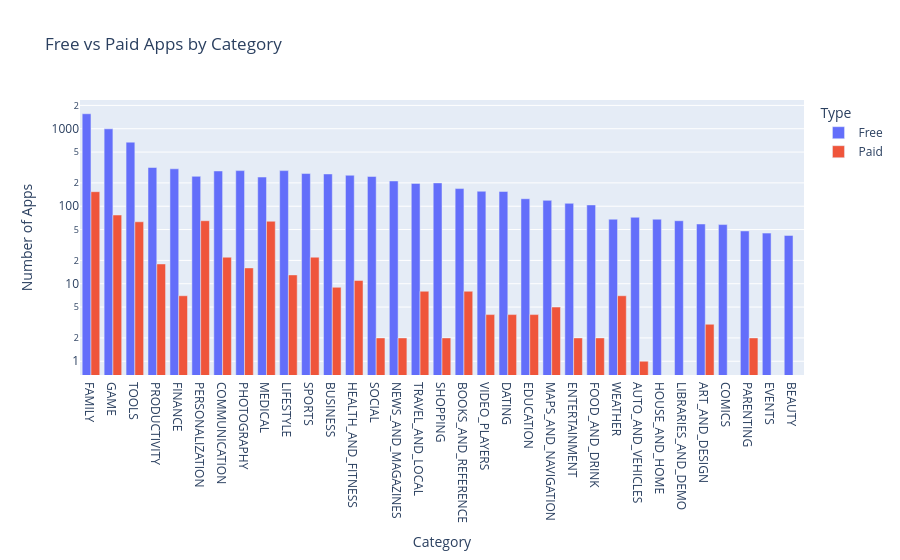

The notebook cell this image was saved under:
### Markdown cell above
**Challenge**: Use the plotly express bar [chart examples](https://plotly.com/python/bar-charts/#bar-chart-with-sorted-or-ordered-categories) and the [.bar() API reference](https://plotly.com/python-api-reference/generated/plotly.express.bar.html#plotly.express.bar) to create this bar chart: 

<img src=https://imgur.com/LE0XCxA.png>

You'll want to use the `df_free_vs_paid` DataFrame that you created above that has the total number of free and paid apps per category. 

See if you can figure out how to get the look above by changing the `categoryorder` to 'total descending' as outlined in the documentation here [here](https://plotly.com/python/categorical-axes/#automatically-sorting-categories-by-name-or-total-value).

### Code cell
g_bar = px.bar(df_free_vs_paid,
               x='Category',
               y='App',
               title='Free vs Paid Apps by Category',
               color='Type',
               barmode='group')
 
g_bar.update_layout(xaxis_title='Category',
                    yaxis_title='Number of Apps',
                    xaxis={'categoryorder':'total descending'},
                    yaxis=dict(type='log'))
 
g_bar.show()

### Figure 1 — Plotly figure (JSON) as saved in the notebook; plotly's stock layout.template omitted (floating-point values rounded to 4 significant figures)
{"data": [{"alignmentgroup": "True", "hovertemplate": "Type=Free<br>Category=%{x}<br>App=%{y}<extra></extra>", "legendgroup": "Free", "marker": {"color": "#636efa", "pattern": {"shape": ""}}, "name": "Free", "offsetgroup": "Free", "orientation": "v", "showlegend": true, "textposition": "auto", "type": "bar", "x": ["ART_AND_DESIGN", "AUTO_AND_VEHICLES", "BEAUTY", "BOOKS_AND_REFERENCE", "BUSINESS", "COMICS", "COMMUNICATION", "DATING", "EDUCATION", "ENTERTAINMENT", "EVENTS", "FAMILY", "FINANCE", "FOOD_AND_DRINK", "GAME", "HEALTH_AND_FITNESS", "HOUSE_AND_HOME", "LIBRARIES_AND_DEMO", "LIFESTYLE", "MAPS_AND_NAVIGATION", "MEDICAL", "NEWS_AND_MAGAZINES", "PARENTING", "PERSONALIZATION", "PHOTOGRAPHY", "PRODUCTIVITY", "SHOPPING", "SOCIAL", "SPORTS", "TOOLS", "TRAVEL_AND_LOCAL", "VIDEO_PLAYERS", "WEATHER"], "xaxis": "x", "y": [59, 72, 42, 169, 261, 58, 285, 155, 125, 109, 45, 1560, 304, 104, 997, 251, 68, 65, 288, 119, 238, 212, 48, 243, 288, 316, 200, 242, 264, 671, 197, 156, 68], "yaxis": "y"}, {"alignmentgroup": "True", "hovertemplate": "Type=Paid<br>Category=%{x}<br>App=%{y}<extra></extra>", "legendgroup": "Paid", "marker": {"color": "#EF553B", "pattern": {"shape": ""}}, "name": "Paid", "offsetgroup": "Paid", "orientation": "v", "showlegend": true, "textposition": "auto", "type": "bar", "x": ["ART_AND_DESIGN", "AUTO_AND_VEHICLES", "BOOKS_AND_REFERENCE", "BUSINESS", "COMMUNICATION", "DATING", "EDUCATION", "ENTERTAINMENT", "FAMILY", "FINANCE", "FOOD_AND_DRINK", "GAME", "HEALTH_AND_FITNESS", "LIFESTYLE", "MAPS_AND_NAVIGATION", "MEDICAL", "NEWS_AND_MAGAZINES", "PARENTING", "PERSONALIZATION", "PHOTOGRAPHY", "PRODUCTIVITY", "SHOPPING", "SOCIAL", "SPORTS", "TOOLS", "TRAVEL_AND_LOCAL", "VIDEO_PLAYERS", "WEATHER"], "xaxis": "x", "y": [3, 1, 8, 9, 22, 4, 4, 2, 154, 7, 2, 77, 11, 13, 5, 64, 2, 2, 65, 16, 18, 2, 2, 22, 63, 8, 4, 7], "yaxis": "y"}], "layout": {"barmode": "group", "legend": {"title": {"text": "Type"}, "tracegroupgap": 0}, "title": {"text": "Free vs Paid Apps by Category"}, "xaxis": {"anchor": "y", "categoryorder": "total descending", "domain": [0, 1], "title": {"text": "Category"}}, "yaxis": {"anchor": "x", "domain": [0, 1], "title": {"text": "Number of Apps"}, "type": "log"}}}
